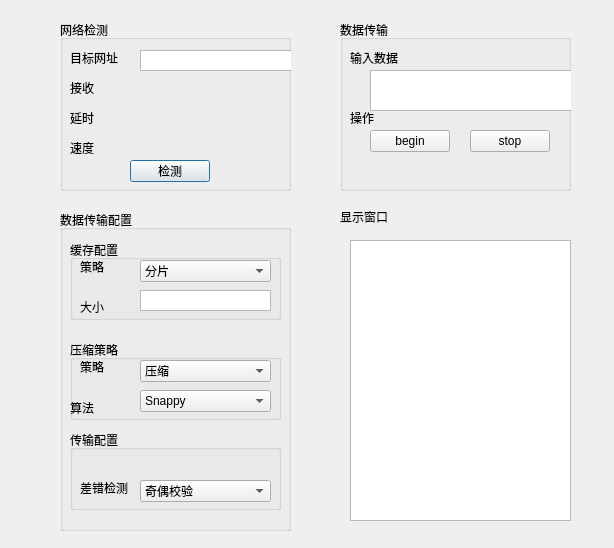
<?xml version="1.0" encoding="UTF-8"?>
<ui version="4.0">
 <class>netWindow</class>
 <widget class="QDialog" name="netWindow">
  <property name="geometry">
   <rect>
    <x>0</x>
    <y>0</y>
    <width>614</width>
    <height>548</height>
   </rect>
  </property>
  <property name="windowTitle">
   <string>Dialog</string>
  </property>
  <widget class="QTextEdit" name="text_console">
   <property name="geometry">
    <rect>
     <x>350</x>
     <y>240</y>
     <width>221</width>
     <height>281</height>
    </rect>
   </property>
  </widget>
  <widget class="QGroupBox" name="groupBox_2">
   <property name="geometry">
    <rect>
     <x>60</x>
     <y>210</y>
     <width>231</width>
     <height>321</height>
    </rect>
   </property>
   <property name="title">
    <string>数据传输配置</string>
   </property>
   <widget class="QGroupBox" name="groupBox_3">
    <property name="geometry">
     <rect>
      <x>10</x>
      <y>30</y>
      <width>211</width>
      <height>80</height>
     </rect>
    </property>
    <property name="title">
     <string>缓存配置</string>
    </property>
    <widget class="QLabel" name="label_5">
     <property name="geometry">
      <rect>
       <x>10</x>
       <y>20</y>
       <width>59</width>
       <height>14</height>
      </rect>
     </property>
     <property name="text">
      <string>策略</string>
     </property>
    </widget>
    <widget class="QComboBox" name="comboBox_2">
     <property name="geometry">
      <rect>
       <x>70</x>
       <y>20</y>
       <width>131</width>
       <height>22</height>
      </rect>
     </property>
     <item>
      <property name="text">
       <string>分片</string>
      </property>
     </item>
    </widget>
    <widget class="QLabel" name="label_6">
     <property name="geometry">
      <rect>
       <x>10</x>
       <y>60</y>
       <width>59</width>
       <height>14</height>
      </rect>
     </property>
     <property name="text">
      <string>大小</string>
     </property>
    </widget>
    <widget class="QTextEdit" name="cache_size_edit">
     <property name="geometry">
      <rect>
       <x>70</x>
       <y>50</y>
       <width>131</width>
       <height>21</height>
      </rect>
     </property>
     <property name="verticalScrollBarPolicy">
      <enum>Qt::ScrollBarAlwaysOff</enum>
     </property>
    </widget>
   </widget>
   <widget class="QGroupBox" name="groupBox_4">
    <property name="geometry">
     <rect>
      <x>10</x>
      <y>130</y>
      <width>211</width>
      <height>80</height>
     </rect>
    </property>
    <property name="title">
     <string>压缩策略</string>
    </property>
    <widget class="QLabel" name="label_7">
     <property name="geometry">
      <rect>
       <x>10</x>
       <y>20</y>
       <width>59</width>
       <height>14</height>
      </rect>
     </property>
     <property name="text">
      <string>策略</string>
     </property>
    </widget>
    <widget class="QComboBox" name="comboBox_3">
     <property name="geometry">
      <rect>
       <x>70</x>
       <y>20</y>
       <width>131</width>
       <height>22</height>
      </rect>
     </property>
     <item>
      <property name="text">
       <string>压缩</string>
      </property>
     </item>
     <item>
      <property name="text">
       <string>不进行操作</string>
      </property>
     </item>
    </widget>
    <widget class="QLabel" name="label_8">
     <property name="geometry">
      <rect>
       <x>0</x>
       <y>60</y>
       <width>71</width>
       <height>16</height>
      </rect>
     </property>
     <property name="text">
      <string>算法</string>
     </property>
    </widget>
    <widget class="QComboBox" name="comboBox_4">
     <property name="geometry">
      <rect>
       <x>70</x>
       <y>50</y>
       <width>131</width>
       <height>22</height>
      </rect>
     </property>
     <item>
      <property name="text">
       <string>Snappy</string>
      </property>
     </item>
     <item>
      <property name="text">
       <string>Gzip</string>
      </property>
     </item>
    </widget>
   </widget>
   <widget class="QGroupBox" name="groupBox_5">
    <property name="geometry">
     <rect>
      <x>10</x>
      <y>220</y>
      <width>211</width>
      <height>80</height>
     </rect>
    </property>
    <property name="title">
     <string>传输配置</string>
    </property>
    <widget class="QLabel" name="label_10">
     <property name="geometry">
      <rect>
       <x>10</x>
       <y>50</y>
       <width>71</width>
       <height>16</height>
      </rect>
     </property>
     <property name="text">
      <string>差错检测</string>
     </property>
    </widget>
    <widget class="QComboBox" name="comboBox_6">
     <property name="geometry">
      <rect>
       <x>70</x>
       <y>50</y>
       <width>131</width>
       <height>22</height>
      </rect>
     </property>
     <item>
      <property name="text">
       <string>奇偶校验</string>
      </property>
     </item>
     <item>
      <property name="text">
       <string>CRC校验</string>
      </property>
     </item>
    </widget>
   </widget>
  </widget>
  <widget class="QLabel" name="label_15">
   <property name="geometry">
    <rect>
     <x>340</x>
     <y>210</y>
     <width>59</width>
     <height>14</height>
    </rect>
   </property>
   <property name="text">
    <string>显示窗口</string>
   </property>
  </widget>
  <widget class="QGroupBox" name="groupBox">
   <property name="geometry">
    <rect>
     <x>60</x>
     <y>20</y>
     <width>231</width>
     <height>171</height>
    </rect>
   </property>
   <property name="title">
    <string>网络检测</string>
   </property>
   <widget class="QLabel" name="label">
    <property name="geometry">
     <rect>
      <x>10</x>
      <y>30</y>
      <width>59</width>
      <height>16</height>
     </rect>
    </property>
    <property name="text">
     <string>目标网址</string>
    </property>
   </widget>
   <widget class="QLabel" name="label_2">
    <property name="geometry">
     <rect>
      <x>10</x>
      <y>60</y>
      <width>51</width>
      <height>16</height>
     </rect>
    </property>
    <property name="text">
     <string>接收</string>
    </property>
   </widget>
   <widget class="QLabel" name="label_3">
    <property name="geometry">
     <rect>
      <x>10</x>
      <y>90</y>
      <width>51</width>
      <height>16</height>
     </rect>
    </property>
    <property name="text">
     <string>延时</string>
    </property>
   </widget>
   <widget class="QLabel" name="label_4">
    <property name="geometry">
     <rect>
      <x>10</x>
      <y>120</y>
      <width>51</width>
      <height>16</height>
     </rect>
    </property>
    <property name="text">
     <string>速度</string>
    </property>
   </widget>
   <widget class="QLabel" name="label_recieved">
    <property name="geometry">
     <rect>
      <x>80</x>
      <y>80</y>
      <width>121</width>
      <height>16</height>
     </rect>
    </property>
    <property name="text">
     <string/>
    </property>
   </widget>
   <widget class="QLabel" name="label_duration">
    <property name="geometry">
     <rect>
      <x>90</x>
      <y>90</y>
      <width>121</width>
      <height>16</height>
     </rect>
    </property>
    <property name="text">
     <string/>
    </property>
   </widget>
   <widget class="QLabel" name="label_speed">
    <property name="geometry">
     <rect>
      <x>90</x>
      <y>120</y>
      <width>121</width>
      <height>16</height>
     </rect>
    </property>
    <property name="text">
     <string/>
    </property>
   </widget>
   <widget class="QPushButton" name="bt_detect_net">
    <property name="geometry">
     <rect>
      <x>70</x>
      <y>140</y>
      <width>80</width>
      <height>22</height>
     </rect>
    </property>
    <property name="text">
     <string>检测</string>
    </property>
   </widget>
   <widget class="QTextEdit" name="target_ip_edit">
    <property name="geometry">
     <rect>
      <x>80</x>
      <y>30</y>
      <width>191</width>
      <height>21</height>
     </rect>
    </property>
   </widget>
  </widget>
  <widget class="QGroupBox" name="groupBox_6">
   <property name="geometry">
    <rect>
     <x>340</x>
     <y>20</y>
     <width>231</width>
     <height>171</height>
    </rect>
   </property>
   <property name="title">
    <string>数据传输</string>
   </property>
   <widget class="QLabel" name="label_16">
    <property name="geometry">
     <rect>
      <x>10</x>
      <y>56</y>
      <width>61</width>
      <height>20</height>
     </rect>
    </property>
    <property name="text">
     <string/>
    </property>
   </widget>
   <widget class="QLabel" name="label_17">
    <property name="geometry">
     <rect>
      <x>10</x>
      <y>90</y>
      <width>61</width>
      <height>16</height>
     </rect>
    </property>
    <property name="text">
     <string>操作</string>
    </property>
   </widget>
   <widget class="QLabel" name="label_sended_3">
    <property name="geometry">
     <rect>
      <x>90</x>
      <y>90</y>
      <width>51</width>
      <height>16</height>
     </rect>
    </property>
    <property name="text">
     <string/>
    </property>
   </widget>
   <widget class="QLabel" name="label_speed_3">
    <property name="geometry">
     <rect>
      <x>90</x>
      <y>120</y>
      <width>51</width>
      <height>16</height>
     </rect>
    </property>
    <property name="text">
     <string/>
    </property>
   </widget>
   <widget class="QPushButton" name="bt_task_begin">
    <property name="geometry">
     <rect>
      <x>30</x>
      <y>110</y>
      <width>80</width>
      <height>22</height>
     </rect>
    </property>
    <property name="text">
     <string>begin</string>
    </property>
   </widget>
   <widget class="QPushButton" name="bt_stop_task">
    <property name="geometry">
     <rect>
      <x>130</x>
      <y>110</y>
      <width>80</width>
      <height>22</height>
     </rect>
    </property>
    <property name="text">
     <string>stop</string>
    </property>
   </widget>
   <widget class="QLabel" name="label_18">
    <property name="geometry">
     <rect>
      <x>10</x>
      <y>30</y>
      <width>61</width>
      <height>16</height>
     </rect>
    </property>
    <property name="text">
     <string>输入数据</string>
    </property>
   </widget>
   <widget class="QTextEdit" name="data_edit">
    <property name="geometry">
     <rect>
      <x>30</x>
      <y>50</y>
      <width>211</width>
      <height>41</height>
     </rect>
    </property>
   </widget>
  </widget>
 </widget>
 <resources/>
 <connections/>
</ui>
